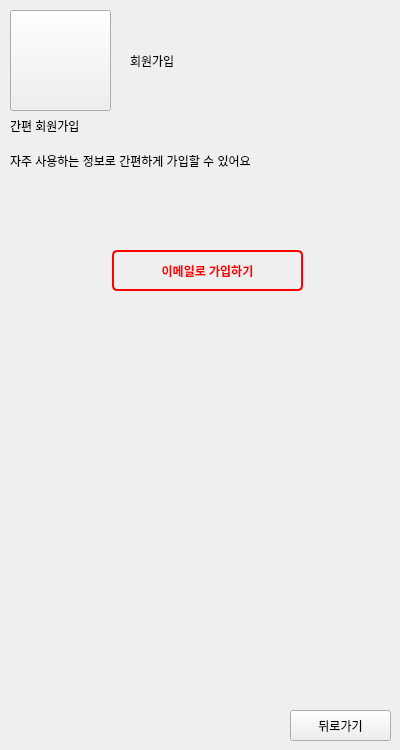
    <widget class="QWidget" name="page_30">
     <widget class="QLabel" name="label_15">
      <property name="geometry">
       <rect>
        <x>10</x>
        <y>110</y>
        <width>111</width>
        <height>31</height>
       </rect>
      </property>
      <property name="styleSheet">
       <string notr="true">font: 700 12pt &quot;맑은 고딕&quot;;</string>
      </property>
      <property name="text">
       <string>간편 회원가입</string>
      </property>
     </widget>
     <widget class="QLabel" name="label_16">
      <property name="geometry">
       <rect>
        <x>130</x>
        <y>40</y>
        <width>111</width>
        <height>41</height>
       </rect>
      </property>
      <property name="styleSheet">
       <string notr="true">font: 700 20pt &quot;맑은 고딕&quot;;</string>
      </property>
      <property name="text">
       <string>회원가입</string>
      </property>
     </widget>
     <widget class="QPushButton" name="pushButton_11">
      <property name="geometry">
       <rect>
        <x>112</x>
        <y>250</y>
        <width>191</width>
        <height>41</height>
       </rect>
      </property>
      <property name="font">
       <font>
        <bold>true</bold>
       </font>
      </property>
      <property name="cursor">
       <cursorShape>PointingHandCursor</cursorShape>
      </property>
      <property name="styleSheet">
       <string notr="true">
	border-color: rgb(255, 85, 0);
	color: rgb(255,0,0);
	border: 2px solid rgb(255,0,0);
	border-radius:5px;
</string>
      </property>
      <property name="text">
       <string>이메일로 가입하기</string>
      </property>
      <property name="flat">
       <bool>true</bool>
      </property>
     </widget>
     <widget class="QLabel" name="label_18">
      <property name="geometry">
       <rect>
        <x>10</x>
        <y>150</y>
        <width>271</width>
        <height>21</height>
       </rect>
      </property>
      <property name="text">
       <string>자주 사용하는 정보로 간편하게 가입할 수 있어요</string>
      </property>
     </widget>
     <widget class="QPushButton" name="startButton_3">
      <property name="geometry">
       <rect>
        <x>10</x>
        <y>10</y>
        <width>101</width>
        <height>101</height>
       </rect>
      </property>
      <property name="styleSheet">
       <string notr="true">border-image:url(&quot;/Users/IOT/Documents/Login/danawa.jpg&quot;)</string>
      </property>
      <property name="text">
       <string/>
      </property>
     </widget>
     <widget class="QPushButton" name="pushButton_14">
      <property name="geometry">
       <rect>
        <x>290</x>
        <y>710</y>
        <width>101</width>
        <height>31</height>
       </rect>
      </property>
      <property name="text">
       <string>뒤로가기</string>
      </property>
     </widget>
     <widget class="QLabel" name="label_36">
      <property name="geometry">
       <rect>
        <x>70</x>
        <y>250</y>
        <width>51</width>
        <height>41</height>
       </rect>
      </property>
      <property name="styleSheet">
       <string notr="true">border-image:url(&quot;/Users/IOT/Desktop/project/untitled_mk7/mail.JPG&quot;)</string>
      </property>
      <property name="text">
       <string/>
      </property>
     </widget>
    </widget>
